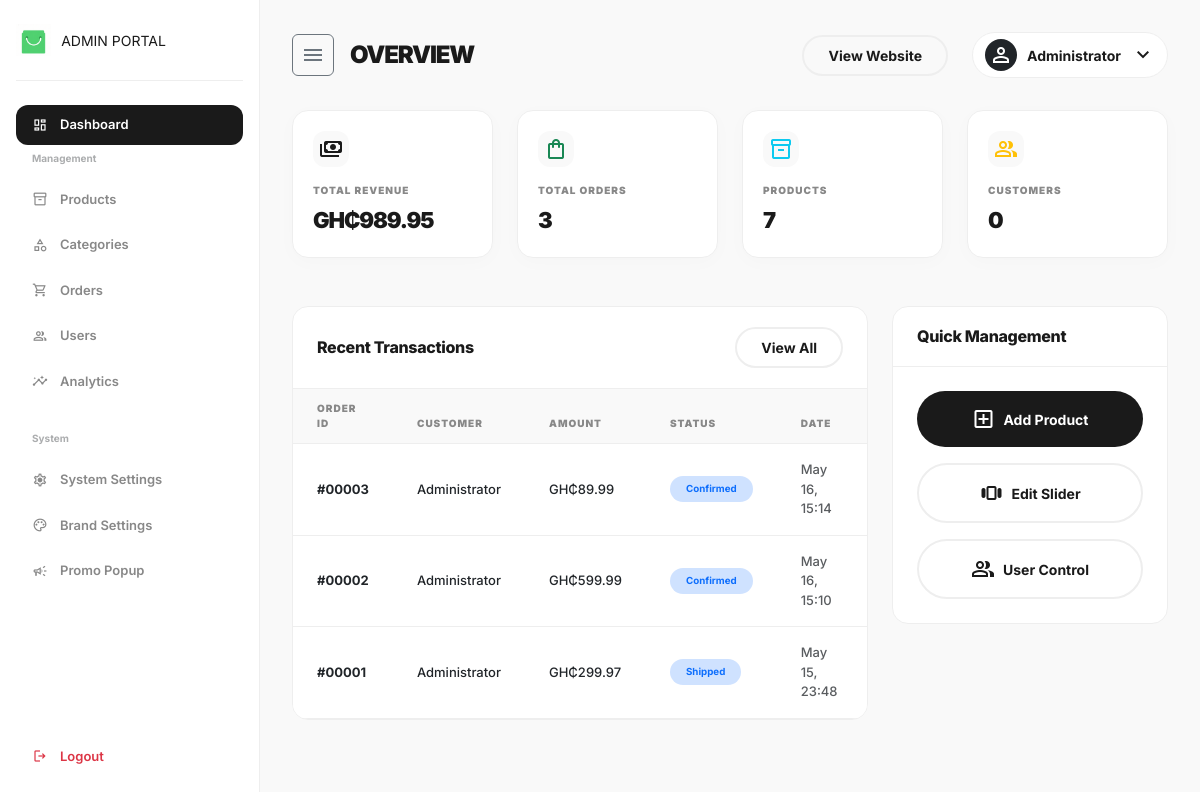
Page /admin/dashboard.php (signed in) on the committed database.
### tables this page shows
CREATE TABLE IF NOT EXISTS orders (
    order_id INT AUTO_INCREMENT PRIMARY KEY,
    user_id INT NOT NULL,
    order_number VARCHAR(50) UNIQUE,
    total_amount DECIMAL(10, 2) NOT NULL,
    order_status ENUM('pending', 'processing', 'confirmed', 'shipped', 'delivered', 'cancelled') DEFAULT 'pending',
    payment_method VARCHAR(50) DEFAULT 'cash_on_delivery',
    payment_reference VARCHAR(255) NULL,
    payment_status ENUM('pending', 'completed', 'paid', 'failed', 'cancelled') DEFAULT 'pending',
    shipping_address TEXT NOT NULL,
    billing_address TEXT NOT NULL,
    email VARCHAR(255) NULL,
    phone VARCHAR(20) NULL,
    order_notes TEXT,
    order_date TIMESTAMP DEFAULT CURRENT_TIMESTAMP,
    updated_at TIMESTAMP DEFAULT CURRENT_TIMESTAMP ON UPDATE CURRENT_TIMESTAMP,
    FOREIGN KEY (user_id) REFERENCES users(user_id) ON DELETE CASCADE
);

CREATE TABLE IF NOT EXISTS users (
    user_id INT AUTO_INCREMENT PRIMARY KEY,
    name VARCHAR(100) NOT NULL,
    email VARCHAR(100) UNIQUE NOT NULL,
    password VARCHAR(255) NOT NULL,
    phone VARCHAR(20),
    address TEXT,
    role ENUM('customer', 'admin') DEFAULT 'customer',
    created_at TIMESTAMP DEFAULT CURRENT_TIMESTAMP,
    updated_at TIMESTAMP DEFAULT CURRENT_TIMESTAMP ON UPDATE CURRENT_TIMESTAMP
);

### includes/db.php (called while the page is built, shortened)
<?php
if (!isset($currency_symbol)) {
    $currency_symbol = 'GH₵';
}
if (!function_exists('formatCurrency')) {
    function formatCurrency($amount) {
        global $currency_symbol;
        $num = is_numeric($amount) ? (float)$amount : 0.0;
        return $currency_symbol . number_format($num, 2);
    }
}
?>

### admin/dashboard.php (the view, shortened to what this page needs)
<?php
require_once '../includes/db.php';
$stats = [];
try {
    $stats['total_users'] = $pdo->query("SELECT COUNT(*) FROM users WHERE role = 'customer'")->fetchColumn();
    $stats['total_products'] = $pdo->query("SELECT COUNT(*) FROM products")->fetchColumn();
    $stats['total_orders'] = $pdo->query("SELECT COUNT(*) FROM orders")->fetchColumn();
    $stats['total_revenue'] = $pdo->query("SELECT SUM(total_amount) FROM orders")->fetchColumn() ?? 0;
    $stats['low_stock'] = $pdo->query("SELECT COUNT(*) FROM products WHERE stock_quantity <= 5")->fetchColumn();
    $recent_orders = $pdo->query("SELECT o.*, u.name FROM orders o JOIN users u ON o.user_id = u.user_id ORDER BY o.order_date DESC LIMIT 6")->fetchAll();
} catch(PDOException $e) {
    error_log("Dashboard stats error: " . $e->getMessage());
}
include 'includes/header-new.php';
?>
<div class="row g-4 mb-5">
    <div class="col-xl-3 col-md-6">
        <div class="stat-card">
            <div class="stat-icon text-[#1A1A1A]">
                <i class="material-symbols-outlined">payments</i>
            </div>
            <div class="stat-label">Total Revenue</div>
            <div class="stat-value"><?php echo formatCurrency($stats['total_revenue']); ?></div>
        </div>
    </div>
    <div class="col-xl-3 col-md-6">
        <div class="stat-card">
            <div class="stat-icon text-success">
                <i class="material-symbols-outlined">shopping_bag</i>
            </div>
            <div class="stat-label">Total Orders</div>
            <div class="stat-value"><?php echo number_format($stats['total_orders']); ?></div>
        </div>
    </div>
    <div class="col-xl-3 col-md-6">
        <div class="stat-card">
            <div class="stat-icon text-info">
                <i class="material-symbols-outlined">inventory_2</i>
            </div>
            <div class="stat-label">Products</div>
            <div class="stat-value"><?php echo number_format($stats['total_products']); ?></div>
        </div>
    </div>
    <div class="col-xl-3 col-md-6">
        <div class="stat-card">
            <div class="stat-icon text-warning">
                <i class="material-symbols-outlined">group</i>
            </div>
            <div class="stat-label">Customers</div>
            <div class="stat-value"><?php echo number_format($stats['total_users']); ?></div>
        </div>
    </div>
</div>
<div class="row g-4">
    <div class="col-xl-8">
        <div class="admin-card">
            <div class="admin-card-header">
                <h5 class="admin-card-title mb-0">Recent Transactions</h5>
                <a href="manage_orders.php" class="btn-premium-outline btn-sm text-decoration-none">View All</a>
            </div>
            <div class="table-responsive">
                <table class="table align-middle">
                    <thead>
                        <tr>
                            <th>Order ID</th>
                            <th>Customer</th>
                            <th>Amount</th>
                            <th>Status</th>
                            <th>Date</th>
                            <th class="text-end">Actions</th>
                        </tr>
                    </thead>
                    <tbody>
                        <?php foreach ($recent_orders as $order): ?>
                        <tr>
                            <td class="fw-bold">#<?php echo str_pad($order['order_id'], 5, '0', STR_PAD_LEFT); ?></td>
                            <td><?php echo htmlspecialchars($order['name']); ?></td>
                            <td class="fw-black"><?php echo formatCurrency($order['total_amount']); ?></td>
                            <td>
                                <span class="badge rounded-pill px-3 py-2 bg-<?php
                                    echo match($order['order_status']) {
                                        'pending' => 'warning',
                                        'delivered' => 'success',
                                        'cancelled' => 'danger',
                                        default => 'primary'
                                    };
                                ?>-subtle text-<?php
                                    echo match($order['order_status']) {
                                        'pending' => 'warning',
                                        'delivered' => 'success',
                                        'cancelled' => 'danger',
                                        default => 'primary'
                                    };
                                ?>">
                                    <?php echo ucfirst($order['order_status']); ?>
                                </span>
                            </td>
                            <td class="text-muted"><?php echo date('M j, H:i', strtotime($order['order_date'])); ?></td>
                            <td class="text-end">
                            </td>
                        </tr>
                        <?php endforeach; ?>
                    </tbody>
                </table>
            </div>
        </div>
    </div>
    <div class="col-xl-4">
        <div class="admin-card mb-4">
            <div class="admin-card-header">
                <h5 class="admin-card-title mb-0">Quick Management</h5>
            </div>
            <div class="card-body p-4">
                <div class="d-flex flex-column gap-3">
                    <a href="manage_products.php" class="btn-premium w-100 text-center text-decoration-none py-3 d-flex align-items-center justify-content-center gap-2">
                        <i class="material-symbols-outlined text-[20px]">add_box</i> Add Product
                    </a>
                    <a href="manage_hero.php" class="btn-premium-outline w-100 text-center text-decoration-none py-3 d-flex align-items-center justify-content-center gap-2">
                        <i class="material-symbols-outlined text-[20px]">view_carousel</i> Edit Slider
                    </a>
                    <a href="manage_users.php" class="btn-premium-outline w-100 text-center text-decoration-none py-3 d-flex align-items-center justify-content-center gap-2">
                        <i class="material-symbols-outlined text-[20px]">group</i> User Control
                    </a>
                </div>
            </div>
        </div>
    </div>
</div>
<?php include 'includes/footer-new.php'; ?>

### assets/css/admin-new.css (style rules this page uses)
:root { --primary: #1A1A1A; --secondary: #888888; --bg-light: #F9F9F9; --border-color: #EEEEEE; --accent: #F9F9F9; --font-main: 'Inter', sans-serif; }
body { background-color: var(--bg-light); font-family: var(--font-main); color: var(--primary); overflow-x: hidden; }
.stat-card { background: #FFFFFF; border-radius: 1rem; padding: 1.25rem; border: 1px solid var(--border-color); box-shadow: 0 4px 20px rgba(0,0,0,0.02); transition: all 0.3s ease; height: 100%; }
.stat-label { font-size: 10px; font-weight: 900; text-transform: uppercase; letter-spacing: 0.1em; color: var(--secondary); margin-bottom: 6px; }
.stat-value { font-size: 22px; font-weight: 900; letter-spacing: -0.05em; }
.stat-icon { width: 36px; height: 36px; border-radius: 0.75rem; background: var(--bg-light); display: flex; align-items: center; justify-content: center; font-size: 18px; margin-bottom: 1rem; }
.admin-card { background: #FFFFFF; border-radius: 1rem; border: 1px solid var(--border-color); overflow: hidden; }
.admin-card-header { padding: 1.25rem 1.5rem; border-bottom: 1px solid var(--border-color); display: flex; justify-content: space-between; align-items: center; }
.admin-card-title { font-size: 16px; font-weight: 800; letter-spacing: -0.02em; }
.table { margin-bottom: 0; }
.table thead th { background: var(--bg-light); border-bottom: 1px solid var(--border-color); padding: 0.75rem 1.5rem; font-size: 10px; font-weight: 900; text-transform: uppercase; letter-spacing: 0.1em; color: var(--secondary); }
.table tbody td { padding: 1rem 1.5rem; font-size: 13px; font-weight: 500; border-bottom: 1px solid var(--border-color); }
.btn-premium { background: var(--primary); color: #FFFFFF; border-radius: 100px; padding: 10px 24px; font-weight: 700; font-size: 14px; border: none; transition: all 0.2s ease; }
.btn-premium-outline { background: transparent; border: 2px solid var(--border-color); color: var(--primary); border-radius: 100px; padding: 8px 24px; font-weight: 700; font-size: 14px; transition: all 0.2s ease; }

### rows in the picture
orders: order_id "00003", user.name "Administrator", total_amount "GH₵89.99", order_status "Confirmed", order_date "May 16, 15:14"
orders: order_id "00002", user.name "Administrator", total_amount "GH₵599.99", order_status "Confirmed", order_date "May 16, 15:10"
orders: order_id "00001", user.name "Administrator", total_amount "GH₵299.97", order_status "Shipped", order_date "May 15, 23:48"

### other values in the picture
$page_title "OVERVIEW"
$_SESSION['user_name'] "Administrator"
formatCurrency($stats['total_revenue']) "GH₵989.95"
$stats['total_orders'] "3"
$stats['total_products'] "7"
$stats['total_users'] "0"
